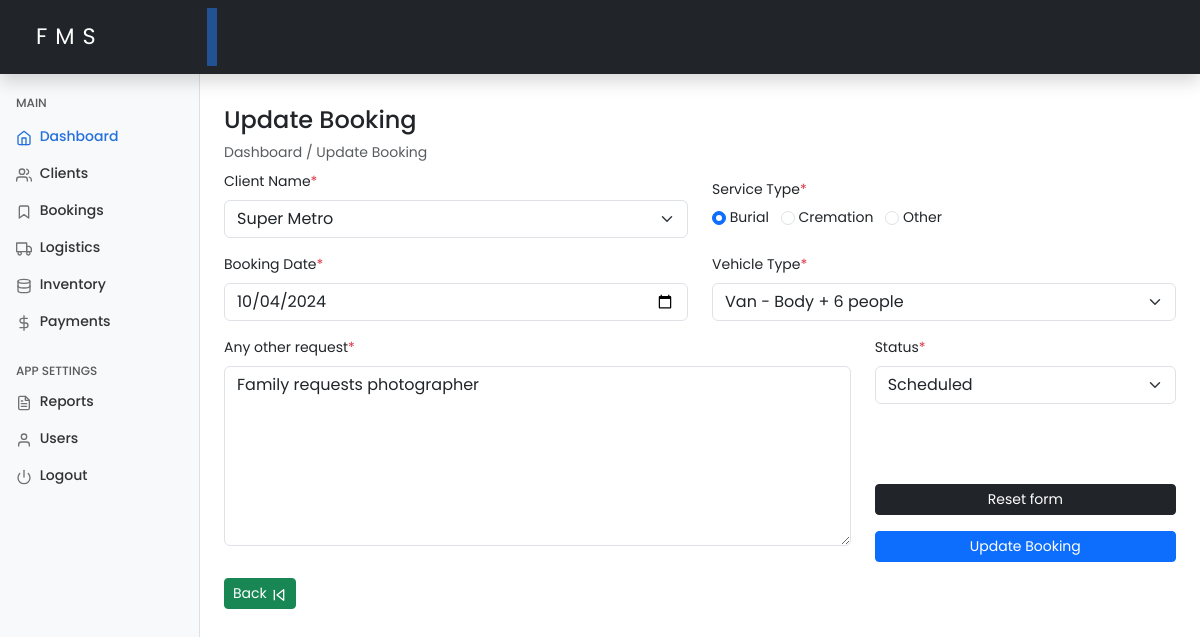
Before: /editBooking.php?id=11 (signed in) with the older database file.
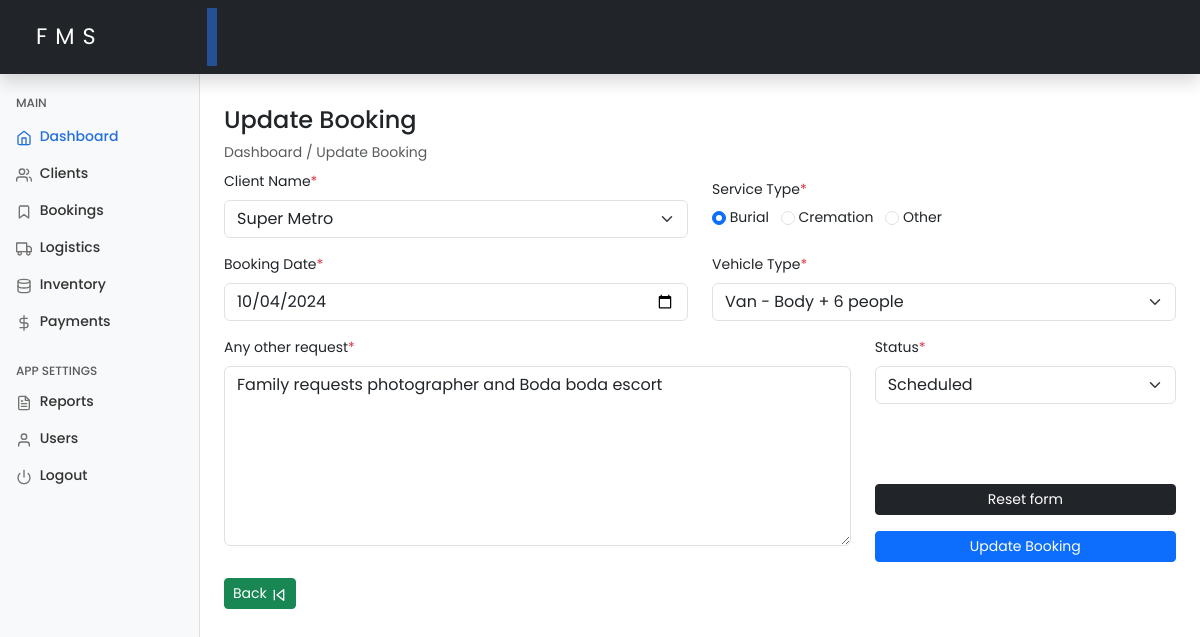
After: the same page with the newer database file.
### tables this page shows
CREATE TABLE `schedules` (
  `id` int(11) NOT NULL,
  `client_id` varchar(100) NOT NULL,
  `service_type` enum('burial','cremation','other') DEFAULT 'burial',
  `schedule_date` date NOT NULL,
  `vehicle_type` varchar(150) DEFAULT NULL,
  `request` varchar(255) DEFAULT NULL,
  `status` enum('scheduled','completed') DEFAULT 'scheduled',
  `created_at` timestamp NOT NULL DEFAULT current_timestamp(),
  `updated_at` timestamp NOT NULL DEFAULT current_timestamp() ON UPDATE current_timestamp()
);

### includes/functions.php (called while the page is built, shortened)
<?php
require_once 'config.php';
function getBookingById($bookingId)
{
    global $conn;
    $stmt = $conn->prepare("
        SELECT s.*, c.full_name AS client_name
        FROM schedules s
        JOIN clients c ON s.client_id = c.id
        WHERE s.id = ?
    ");
    $stmt->bind_param("i", $bookingId);
    if ($stmt->execute()) {
        $result = $stmt->get_result();
        if ($result->num_rows > 0) {
            return $result->fetch_assoc();
        }
    }
    return null;
}

### editBooking.php (the view, shortened to what the changed rows need)
<?php
include 'includes/functions.php';
$responseMessage = [];
if (isset($_GET['id']) && is_numeric($_GET['id'])) {
    $bookingId = $_GET['id'];
    $booking = getBookingById($bookingId, $conn);
} else {
    $responseMessage['error'] = 'Invalid booking ID.';
}
include './includes/header.php';
include './includes/sidebar.php';
?>
<main class="col-md-9 ms-sm-auto col-lg-10 px-md-4 mt-2">
    <form action="<?php echo $_SERVER["PHP_SELF"] . '?id=' . $bookingId; ?>" method="post">
        <div class="row">
            <div class="col-md-6 mb-3">
                <div class="col">
                    <input class="form-check-input" type="radio" name="service_type" id="burial" value="burial" required <?php echo ($booking['service_type'] == 'burial') ? 'checked' : ''; ?>>
                    <label class="form-check-label me-2" for="burial">Burial</label>
                    <input class="form-check-input" type="radio" name="service_type" id="cremation" value="cremation" required <?php echo ($booking['service_type'] == 'cremation') ? 'checked' : ''; ?>>
                    <label class="form-check-label me-2" for="cremation">Cremation</label>
                    <input class="form-check-input" type="radio" name="service_type" id="other" value="other" required <?php echo ($booking['service_type'] == 'other') ? 'checked' : ''; ?>>
                    <label class="form-check-label me-2" for="other">Other</label>
                </div>
            </div>
            <div class="col-md-6 mb-3">
                <label for="schedule_date" class="form-label">Booking Date<span class="text-danger">*</span></label>
                <input type="date" class="form-control custom-date" id="schedule_date" name="schedule_date" value="<?php echo htmlspecialchars($booking['schedule_date']); ?>" required>
            </div>
            <div class="col-md-6 mb-3">
                <label for="vehicle_type" class="form-label">Vehicle Type<span class="text-danger">*</span></label>
                <select class="form-select" id="vehicle_type" name="vehicle_type" required>
                    <option value="van" <?php echo ($booking['vehicle_type'] == 'van') ? 'selected' : ''; ?>>Van - Body + 6 people</option>
                </select>
            </div>
            <div class="col-md-8 mb-3">
                <label for="request" class="form-label">Any other request<span class="text-danger">*</span></label>
                <textarea class="form-control" placeholder="Leave a comment here" id="request" name="request" style="height: 180px"><?php echo htmlspecialchars($booking['request']); ?></textarea>
            </div>
            <div class="col-md-4 d-flex flex-column justify-content-between align-items-stretch">
                <div class="mb-3">
                    <label for="status" class="form-label">Status<span class="text-danger">*</span></label>
                    <select class="form-select" id="status" name="status" required>
                        <option value="scheduled" <?php echo ($booking['status'] == 'scheduled') ? 'selected' : ''; ?>>Scheduled</option>
                    </select>
                </div>
            </div>
        </div>
    </form>
</main>
<?php include './includes/footer.php'; ?>

Changed rows visible on the page:
changed schedules "☑ Burial": request "Family requests photographer" → "Family requests photographer and Boda boda escort"
